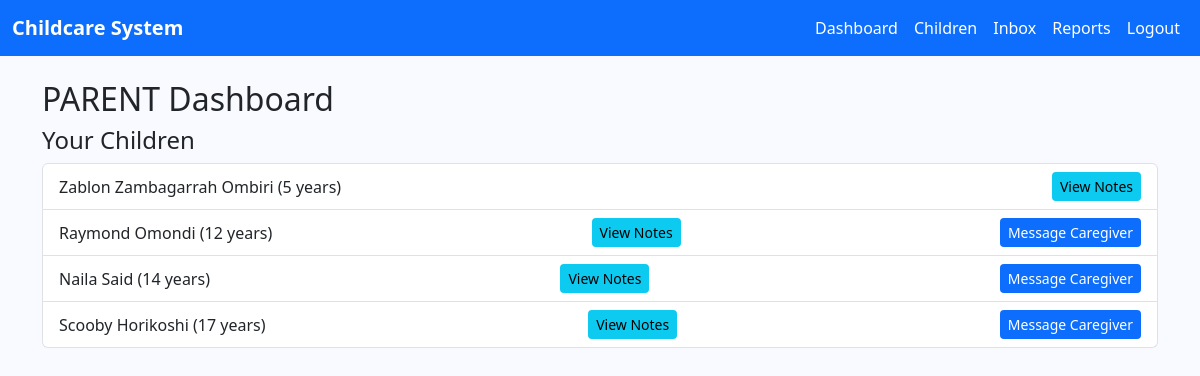
The page /dashboard/ (signed in) on the database its author committed.
### core/models.py (models this page shows, shortened)
class Child(models.Model):
    name = models.CharField(max_length=100)
    age = models.PositiveIntegerField()
    parent = models.ForeignKey(
        settings.AUTH_USER_MODEL,
        on_delete=models.CASCADE,
        limit_choices_to={'role': 'PARENT'},
        related_name='children_as_parent'
    )
    caregiver = models.ForeignKey(
        settings.AUTH_USER_MODEL,
        on_delete=models.SET_NULL,
        null=True, blank=True,
        limit_choices_to={'role': 'CAREGIVER'},
        related_name='children_as_caregiver'
    )

### core/views.py (the view, shortened to what this page needs)
# urls.py: path('dashboard/', views.dashboard, name='dashboard'),
@login_required
def dashboard(request):
    if request.user.role == 'ADMIN':
        total_children = Child.objects.count()
        total_parents = User.objects.filter(role='PARENT').count()
        total_caregivers = User.objects.filter(role='CAREGIVER').count()
        total_notes = CareNote.objects.count()
        total_activities = Activity.objects.count()
        context = {
            'role': 'ADMIN',
            'total_children': total_children,
            'total_parents': total_parents,
            'total_caregivers': total_caregivers,
            'total_notes': total_notes,
            'total_activities': total_activities,
        }
    elif request.user.role == 'PARENT':
        children = request.user.children_as_parent.all()
        notes_count = sum(child.care_notes.count() for child in children)
        activities_count = sum(child.activities.count() for child in children)
        context = {
            'role': 'PARENT',
            'children': children,
            'notes_count': notes_count,
            'activities_count': activities_count,
        }
    else:
        context = {'role': 'UNKNOWN'}
    return render(request, 'dashboard.html', context)

### core/templates/dashboard.html (shortened to what this page needs)
{% extends 'base.html' %}
{% block content %}
<h2>{{ role }} Dashboard</h2>
{% if role == 'ADMIN' %}
    <div class="row">
      <div class="col-md-3">
        <div class="card text-bg-info mb-3">
          <div class="card-body">
            <h5 class="card-title">Total Children</h5>
            <p class="card-text">{{ total_children }}</p>
          </div>
        </div>
      </div>
      <div class="col-md-3">
        <div class="card text-bg-success mb-3">
          <div class="card-body">
            <h5 class="card-title">Parents</h5>
            <p class="card-text">{{ total_parents }}</p>
          </div>
        </div>
      </div>
      <div class="col-md-3">
        <div class="card text-bg-warning mb-3">
          <div class="card-body">
            <h5 class="card-title">Caregivers</h5>
            <p class="card-text">{{ total_caregivers }}</p>
          </div>
        </div>
      </div>
      <div class="col-md-3">
        <div class="card text-bg-danger mb-3">
          <div class="card-body">
            <h5 class="card-title">Notes</h5>
            <p class="card-text">{{ total_notes }}</p>
          </div>
        </div>
      </div>
    </div>
{% elif role == 'PARENT' %}
    <h4>Your Children</h4>
    <ul class="list-group">
      {% for child in children %}
      <li class="list-group-item d-flex justify-content-between align-items-center">
        {{ child.name }} ({{ child.age }} years)
        <a href="{% url 'care_notes' child.id %}" class="btn btn-info btn-sm">View Notes</a>
        {% if child.caregiver %}
          <a href="{% url 'send_message' child.caregiver.id %}" class="btn btn-primary btn-sm">Message Caregiver</a>
        {% endif %}
      </li>
      {% endfor %}
    </ul>
{% endif %}
{% endblock %}

### core/templates/base.html (style rules this page uses)
body { background-color: #f8faff; }
.btn-primary { background-color: #0d6efd; border: none; }
.btn-info { background-color: #0dcaf0; border: none; }

### rows shown on the page
Child: name "Zablon Zambagarrah Ombiri", age "5"
Child: name "Raymond Omondi", age "12", shows "Message Caregiver"
Child: name "Naila Said", age "14", shows "Message Caregiver"
Child: name "Scooby Horikoshi", age "17", shows "Message Caregiver"

### other values the page prints
{{ role }} "PARENT"
